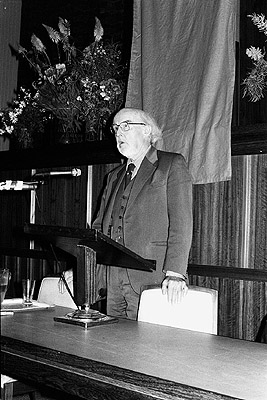
#> input picture images/227008360.jpg, 267 x 400 px; its folder holds 4 pictures in this run
$ python extract_faces.py   (Python 2 division)
#> lines starting #> are read from the running program, lines starting #| are printed output that depends on the picture
import os
import cv2
import cv2.cv as cv

CURRENT_DIR = os.path.dirname(os.path.realpath(__file__))
IMAGE_DIR = os.path.join(CURRENT_DIR, 'images')
CROP_DIR = os.path.join(CURRENT_DIR, 'faces')

# Change this if necessary
FACE_CLASSIFIER = '/usr/local/Cellar/opencv/2.4.12/share/OpenCV/haarcascades/haarcascade_frontalface_default.xml'


face_cl = cv2.CascadeClassifier(FACE_CLASSIFIER)
crop_file = '{}/{}-{}.jpg'
for file in os.listdir(IMAGE_DIR):
    if file[-3:] == 'jpg':
        f = 1
        print 'Processing {}'.format(file)
        try:
            image = cv2.imread(os.path.join(IMAGE_DIR, file), 0)
#> image is the input picture: shape (400, 267); min 0, max 255, mean 83.6
            faces = face_cl.detectMultiScale(image, scaleFactor=1.3, minNeighbors=4, minSize=(50, 50), flags=cv.CV_HAAR_SCALE_IMAGE)
#> faces = [[108, 103, 53, 53]]
            print faces
#| [[108 103  53  53]]
        except cv2.error:
            raise
        else:
            for (x, y, w, h) in faces:
                face = image[y: y + h, x: x + w]
                print crop_file.format(CROP_DIR, os.path.splitext(os.path.basename(file))[0], f)
                cv2.imwrite(crop_file.format(CROP_DIR, os.path.splitext(os.path.basename(file))[0], f), face)
                f += 1
#> this loop made 1 pass
#> (x, y, w, h, f) on pass 1: (108, 103, 53, 53, 2)
#| faces/227008360-1.jpg
#> pass 1, `face = image[y: y + h, x: x + w]`:
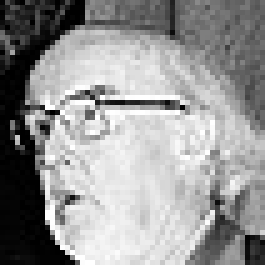
#> face: shape (53, 53) (shown 5 times larger); min 0, max 255, mean 149.7
#> after the loop, f = 2
